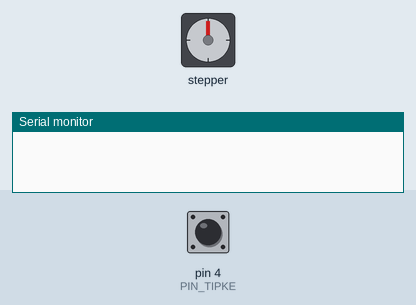
Simulated run of this sketch. Board: Arduino Uno, built with avr-gcc and run on an emulated ATmega328P. On the bench: stepper motor, the last lines printed to the serial monitor. Wiring (inferred from the names in the program): stepper motor (2048 steps per turn assumed): coils pin 8, pin 9, pin 10, pin 11. The inputs (shaded band) are chosen by the test bench; at power-on: pin 4 (PIN_TIPKE) HIGH.

Above: at 1.2 s.
1.3 s: pin 4 (PIN_TIPKE) pulled LOW for 0.15 s
At 4.0 s:
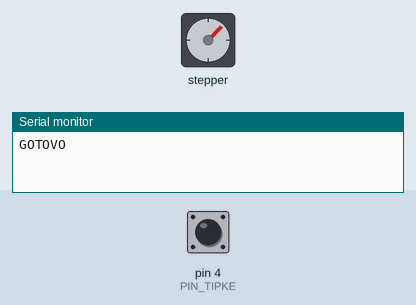
4.3 s: pin 4 (PIN_TIPKE) pulled LOW for 1 s
At 6.5 s:
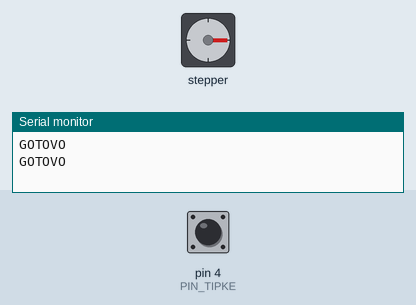
7.3 s: pin 4 (PIN_TIPKE) pulled LOW for 0.15 s
At 10.0 s:
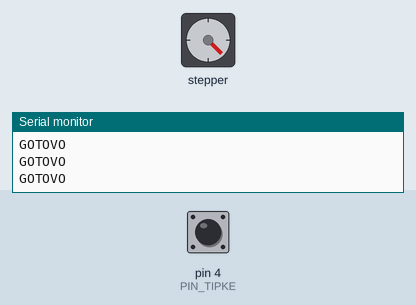
10.3 s: pin 4 (PIN_TIPKE) pulled LOW for 3.2 s
At 12.3 s:
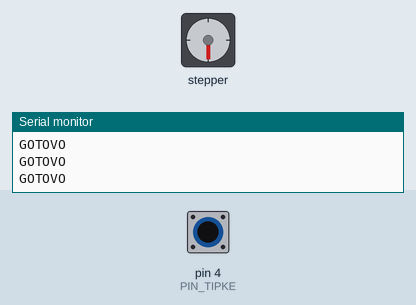
15.0 s: pin 4 (PIN_TIPKE) pulled LOW for 0.15 s
At 17.1 s:
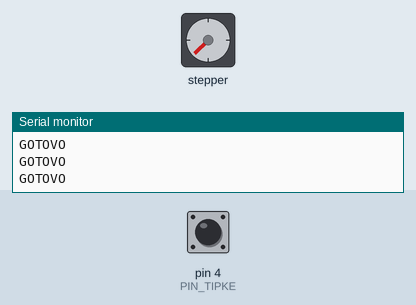
18.0 s: pin 4 (PIN_TIPKE) pulled LOW for 1 s
At 20.5 s:
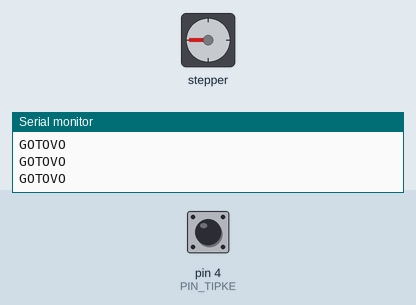
Timing chart, 0 to 22.0 s (numbered marks = the images above; inputs shaded):
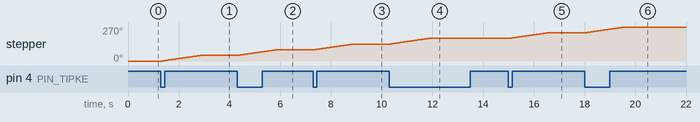

The sketch:

LV15_28BYJ48_ULN2003.ino
```cpp
// LV15: motor 28BYJ-48 5 V i ULN2003; napajanje motora je odvojeno.
const byte PINOVI_NAMOTA[4] = {8, 9, 10, 11};  // IN1, IN2, IN3, IN4.
const byte PIN_TIPKE = 4;
const unsigned int BROJ_KORAKA = 512;  // Broj POLUKORAKA, ne stupnjeva.
const unsigned long RAZMAK_KORAKA_US = 3000UL;

// Svaki redak zadaje cetiri izlaza. Indeksi redaka su 0-7.
// Nakon retka 7 slijedi redak 0; jedinica ukljucuje odgovarajuci namot.
const byte slijedPobude[8][4] = {
  {1, 0, 0, 0},
  {1, 1, 0, 0},
  {0, 1, 0, 0},
  {0, 1, 1, 0},
  {0, 0, 1, 0},
  {0, 0, 1, 1},
  {0, 0, 0, 1},
  {1, 0, 0, 1}
};
byte faza = 0;
unsigned int preostaliKoraci = 0;
unsigned long vrijemeZadnjegKoraka = 0;
unsigned long vrijemePromjeneTipke = 0;
bool motorSeKrece = false;
bool prethodnoOcitanje = HIGH;
bool stabilnoStanjeTipke = HIGH;
bool tipkaJeBilaOtpustena = false;

bool novaTipkaPritisnuta() {
  bool ocitanjeTipke = digitalRead(PIN_TIPKE);
  if (ocitanjeTipke == HIGH) {
    tipkaJeBilaOtpustena = true;
  }
  if (ocitanjeTipke != prethodnoOcitanje) {
    prethodnoOcitanje = ocitanjeTipke;
    vrijemePromjeneTipke = millis();
  }
  // Pri pokretanju prvo treba otpustiti tipku. Promjena miruje 30 ms.
  if (millis() - vrijemePromjeneTipke >= 30 &&
      ocitanjeTipke != stabilnoStanjeTipke) {
    stabilnoStanjeTipke = ocitanjeTipke;
    return stabilnoStanjeTipke == LOW && tipkaJeBilaOtpustena;
  }
  return false;
}

void iskljuciNamote() {
  for (byte izlaz = 0; izlaz < 4; izlaz++) {
    digitalWrite(PINOVI_NAMOTA[izlaz], LOW);
  }
}

void setup() {
  for (byte izlaz = 0; izlaz < 4; izlaz++) {
    pinMode(PINOVI_NAMOTA[izlaz], OUTPUT);
  }
  iskljuciNamote();
  pinMode(PIN_TIPKE, INPUT_PULLUP);
  Serial.begin(9600);
}

void loop() {
  bool noviPritisak = novaTipkaPritisnuta();
  if (noviPritisak && !motorSeKrece) {
    preostaliKoraci = BROJ_KORAKA;
    motorSeKrece = true;
    vrijemeZadnjegKoraka = micros();  // Vrijeme u mikrosekundama.
  }

  if (motorSeKrece &&
      (unsigned long)(micros() - vrijemeZadnjegKoraka) >= RAZMAK_KORAKA_US) {
    vrijemeZadnjegKoraka = micros();
    if (preostaliKoraci == 0) {
      // Zadnja pobuda traje cijeli interval, zatim gasimo namote.
      iskljuciNamote();
      motorSeKrece = false;
      Serial.println(F("GOTOVO"));
    } else {
      faza = (faza + 1) % 8;  // % 8 vraca slijed na 0 nakon 7.
      for (byte izlaz = 0; izlaz < 4; izlaz++) {
        digitalWrite(PINOVI_NAMOTA[izlaz], slijedPobude[faza][izlaz]);
      }
      preostaliKoraci = preostaliKoraci - 1;
    }
  }
}
```

Measured:
- after the input at 1.3 s, stepper: turns 45° clockwise in 1.5 s, starting after 0.07 s
- after the input at 4.3 s, stepper: turns 45° clockwise in 1.5 s, starting after 0.07 s
- after the input at 7.3 s, stepper: turns 45° clockwise in 1.5 s, starting after 0.07 s
- after the input at 10.3 s, stepper: turns 45° clockwise in 1.5 s, starting after 0.07 s
- after the input at 15.0 s, stepper: turns 45° clockwise in 1.5 s, starting after 0.07 s
- after the input at 18.0 s, stepper: turns 45° clockwise in 1.5 s, starting after 0.06 s
